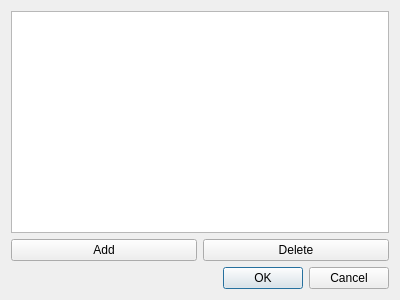
<?xml version="1.0" encoding="UTF-8"?>
<ui version="4.0">
 <class>Dialog</class>
 <widget class="QDialog" name="Dialog">
  <property name="geometry">
   <rect>
    <x>0</x>
    <y>0</y>
    <width>400</width>
    <height>300</height>
   </rect>
  </property>
  <property name="windowTitle">
   <string>Defined Rules</string>
  </property>
  <layout class="QGridLayout" name="gridLayout">
   <item row="1" column="0">
    <widget class="QPushButton" name="addBtn">
     <property name="text">
      <string>Add</string>
     </property>
    </widget>
   </item>
   <item row="1" column="1">
    <widget class="QPushButton" name="deleteBtn">
     <property name="text">
      <string>Delete</string>
     </property>
    </widget>
   </item>
   <item row="0" column="0" colspan="2">
    <widget class="QListView" name="listView"/>
   </item>
   <item row="2" column="0" colspan="2">
    <widget class="QDialogButtonBox" name="buttonBox">
     <property name="orientation">
      <enum>Qt::Horizontal</enum>
     </property>
     <property name="standardButtons">
      <set>QDialogButtonBox::Cancel|QDialogButtonBox::Ok</set>
     </property>
    </widget>
   </item>
  </layout>
 </widget>
 <resources/>
 <connections>
  <connection>
   <sender>buttonBox</sender>
   <signal>accepted()</signal>
   <receiver>Dialog</receiver>
   <slot>accept()</slot>
   <hints>
    <hint type="sourcelabel">
     <x>248</x>
     <y>254</y>
    </hint>
    <hint type="destinationlabel">
     <x>157</x>
     <y>274</y>
    </hint>
   </hints>
  </connection>
  <connection>
   <sender>buttonBox</sender>
   <signal>rejected()</signal>
   <receiver>Dialog</receiver>
   <slot>reject()</slot>
   <hints>
    <hint type="sourcelabel">
     <x>316</x>
     <y>260</y>
    </hint>
    <hint type="destinationlabel">
     <x>286</x>
     <y>274</y>
    </hint>
   </hints>
  </connection>
 </connections>
</ui>
